Frame 1 (no input): blank canvas, image omitted
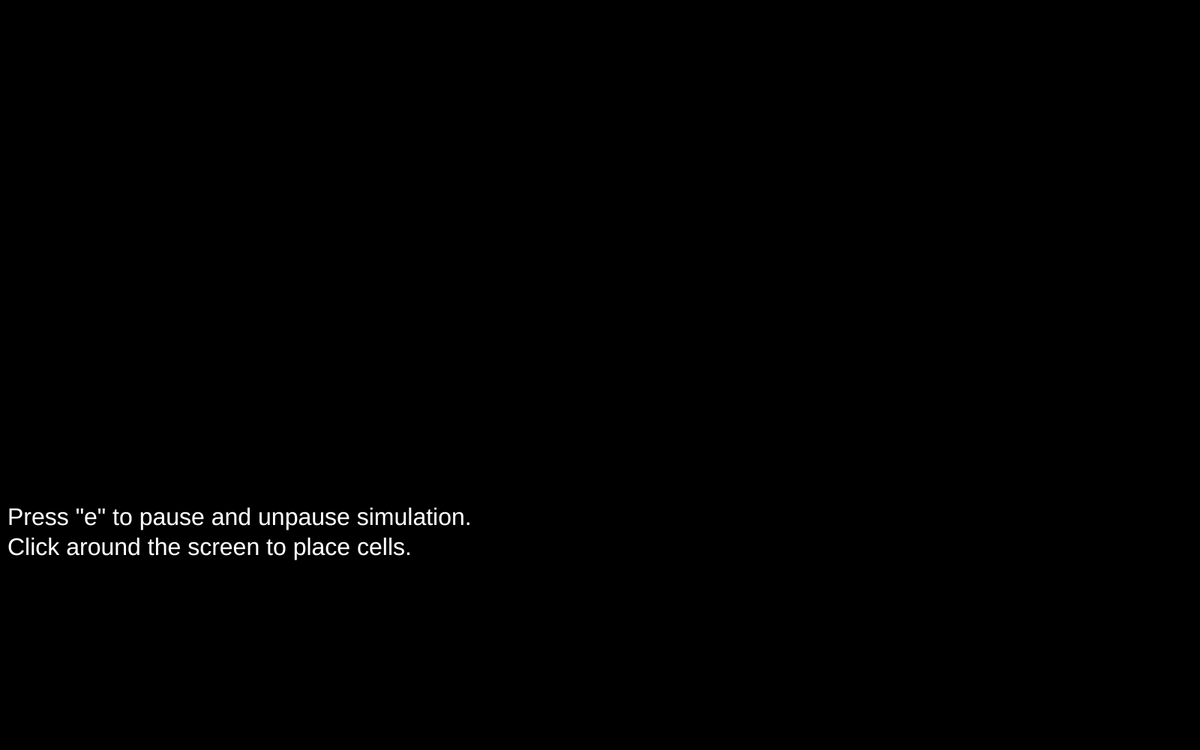
Frame 60 (no input)
Frame 120 (the mouse pressed at the canvas centre since frame 60): identical to frame 60, image omitted

The p5.js sketch that drew this single still picture (run headless with seeded random() and noise() and a simulated clock; from frame 60 on, the mouse is pressed at the canvas centre):

// p5.js sketch
// ── sketch.js
class Cell{
	constructor(state){
		this.state = state;
	}
	setState(state){
		this.state = state;
	}
	getState(){
		return this.state
	}
}
function countNeighbor(x,y){
	let sum = 0;
	for (let i = -1;i<2;i++){
		for(let j=-1;j<2;j++){
			let col = (x+i+cols)%cols;
			let row = (y+j+rows)%rows;

			sum += ruleSet[grid[col][row].getState()][grid[x][y].getState()];
		}
	}
	return sum;
}
function nextCellState(x,y){
    for(let l = 0;l<3;l++){
		if(ruleSet[l][grid[x][y].getState()]>0){
			return l;
		}
	}
}
function mostNeighbors(x,y){
    let psum = 0;
    let ysum = 0;
    let bsum = 0;
    let output;
    for (let i = -1;i<2;i++){
		for(let j=-1;j<2;j++){
			let col = (x+i+cols)%cols;
			let row = (y+j+rows)%rows;

            if(grid[col][row].getState() == 0){
                psum += ruleSet[grid[col][row].getState()][grid[x][y].getState()];
            } else if(grid[col][row].getState() == 1) {
                ysum += ruleSet[grid[col][row].getState()][grid[x][y].getState()];
            } else if(grid[col][row].getState() == 2){
                bsum += ruleSet[grid[col][row].getState()][grid[x][y].getState()];
            }
		}
	}
    psum > ysum ? bsum > psum ? output = 2 : output = 0 : ysum > bsum ? output = 1 : output = 2;
    return output;
}
function getAnalytics(grid){
	let rockDensity = 0, paperDensity=0, scissorsDensity=0;
	let gridSize = grid[0].length*grid.length;
	for(let i =0; i<grid.length;i++){
		//console.log(grid[i]);
		rockDensity += grid[i].filter(x=>x.getState()==0).length;
		paperDensity += grid[i].filter(x=>x.getState()==1).length;
		scissorsDensity += grid[i].filter(x=>x.getState()==2).length;
	}
	rockDensity/=gridSize;
	paperDensity/=gridSize;
	scissorsDensity/=gridSize;
	return [rockDensity, paperDensity, scissorsDensity];
}
function render(grid,cols,rows,applyRule){
	background(0);
	for(let i=0;i<cols; i++){
		for(let j = 0; j<rows;j++){
			let x = i*resolution, y=j*resolution;
			let cell = new Cell(grid[i][j].getState());

			if (cell.getState()==0){
				fill(255,0,255);
				stroke(0);
				//rect(x,y,resolution-1,resolution-1);
				rect(x,y,resolution-1,resolution-1);
			}
			else if(cell.getState()==1){
				fill(255,255,0);
				stroke(0);
				//rect(x,y,resolution-1,resolution-1);
				rect(x,y,resolution-1,resolution-1);
			}
			else if(cell.getState()==2){
				fill(0,255,255);
				stroke(0);
				//rect(x,y,resolution-1,resolution-1);
				rect(x,y,resolution-1,resolution-1);
			}
            else if(cell.getState()==3){
                fill(0,0,0);
                stroke(0);
                rect(x,y,resolution-1,resolution-1);
            }

		}
	}
    if(applyRule){
		  for(let i = 0;i<cols;i++){
			  for(let j=0;j<rows;j++){
	              if(countNeighbor(i,j)>=3){
	                  next[i][j].setState(grid[i][j].getState());
	                  let nextCell = mostNeighbors(i,j);
					  next[i][j].setState(nextCell);
				  }
			  }
		  }

	    for(let i = 0; i<cols; i++){
	        for(let j=0;j<rows;j++){
	            grid[i][j].setState(next[i][j].getState());
	        }
	    }
    }

}
function displayAnalytics(stuff){
	textSize(32);
	text(stuff, 10, 550);

}
let grid;
let cols;
let rows;
let resolution = 10;
let ruleSet = [[0,0,1,9],[1,0,0,9],[0,1,0,9],[0,0,0,0]];
let next;
var numClicks = 0;
var start = false;
let turns = 5; //change this for testing


function setup() {
	createCanvas(1600, 1000);
	cols = (width/2)/resolution, rows = (height/2)/resolution;
	let startState = new Array(cols).fill(0).map(x=> Array.from({length: rows}, () => (3)));
	grid = new Array(cols).fill(0).map(x=>new Array(rows));
	next = new Array(cols).fill(0).map(x=>new Array(rows));
	for(let i=0;i<cols;i++){
		for(let j=0;j<rows;j++){
			grid[i][j] = new Cell(startState[i][j]);
            next[i][j] = new Cell(startState[i][j])
		}
	}
    render(grid,cols,rows,false)
}

function colorGridOnClick(e){
    let x = e.clientX, y = e.clientY;
    let r = floor(x/10), c = floor(y/10);
    grid[r][c] = new Cell(numClicks%3);
    numClicks ++;
    render(grid,cols,rows,false);
}
window.addEventListener('click', colorGridOnClick);

function allowDraw(e){
  numClicks > 3*turns-1 ? start = true : start = false;
}
window.addEventListener('click', allowDraw);

window.addEventListener('keydown', (e) => {
  if (e.code === "KeyE") start=!start;});

function draw() {
		let density = getAnalytics(grid);
		textSize(32);
		text('Press "e" to pause and unpause simulation.\nClick around the screen to place cells.', 10, 700);
		fill('#ffffff');
		if(start){
	    render(grid,cols,rows,true);
			displayAnalytics('%pink: '+density[0]+'\n%yellow: '+density[1]+'\n%blue: '+density[2]);
    }


}
